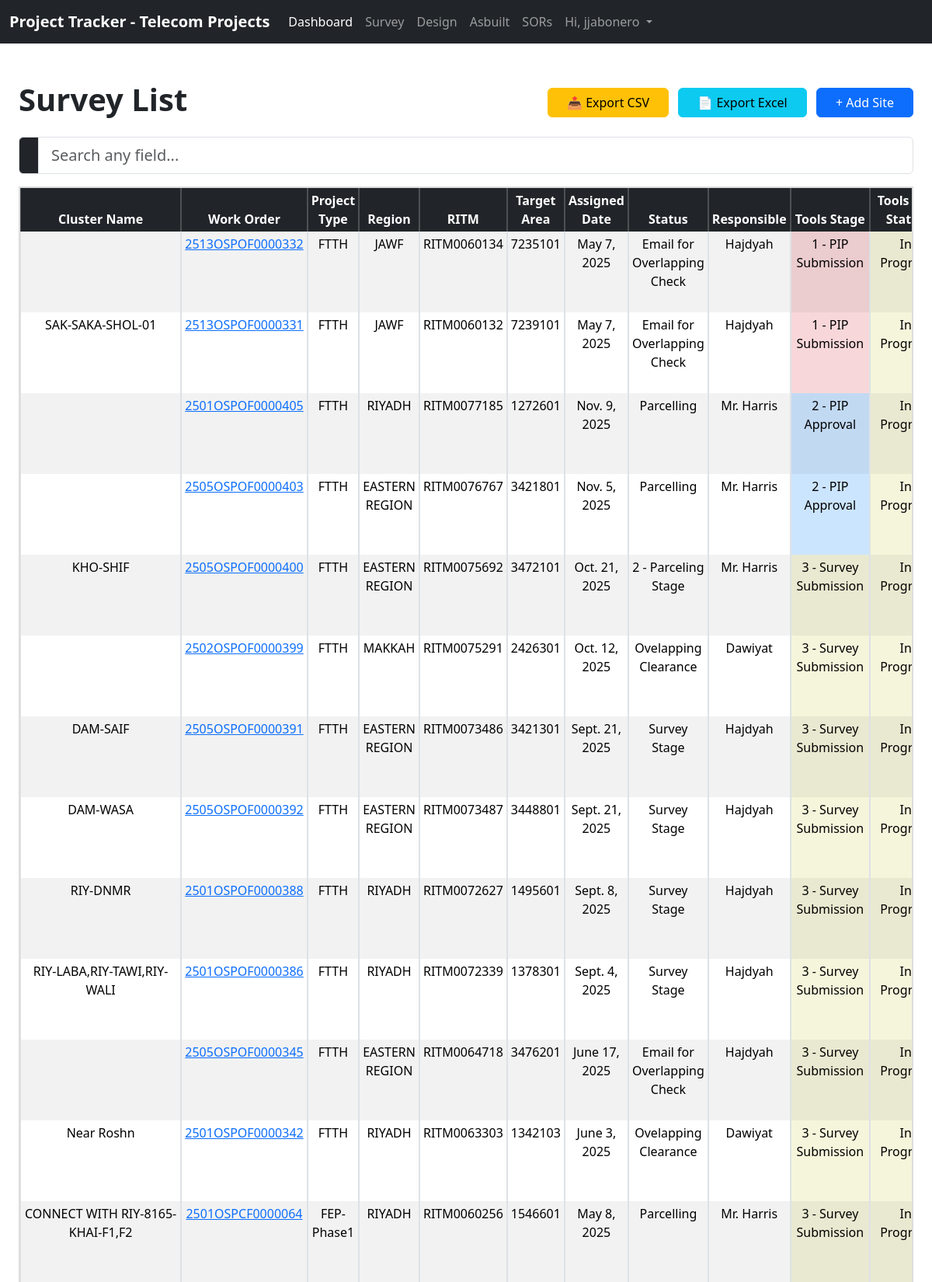
The page /survey/ (signed in, upper part) on the database its author committed.
### website/models.py (models this page shows, shortened)
class survey(models.Model):
    cluster_name = models.CharField(max_length=200, blank=True)
    work_order = models.CharField(max_length=16)
    region = models.CharField(max_length=20, blank=True)
    project_type = models.CharField(max_length=20, blank=True)
    RITM = models.CharField(max_length=11)
    target_area = models.IntegerField(blank=True, null=True)
    date_assigned = models.DateField()
    status = models.CharField(max_length=50)
    responsible = models.CharField(max_length=100)
    tools = models.CharField(max_length=50)
    wo_status = models.CharField(max_length=50)
    priority = models.CharField(max_length=20)
    remarks = models.TextField(blank=True)
    updated_at = models.DateTimeField(auto_now=True)
    updated_by = models.ForeignKey(
        User, on_delete=models.SET_NULL, null=True, blank=True
    )

### website/views.py (the view)
# urls.py: path('survey/', views.survey_list, name='survey'),
def survey_list(request):
    surveys = survey.objects.all().order_by('tools')
    if request.method == 'POST':
        username = request.POST['username']
        password = request.POST['password']
        user = authenticate(request, username=username, password=password)
        if user is not None:
            login(request, user)
            messages.success(request, "You have logged in!")
            return redirect('survey')
        else:
            messages.success(
                request, "Username does not Exist, Please register for an account.")
            return redirect('home')
    else:
        return render(request, 'survey.html', {'surveys': surveys})

### website/templates/survey.html (shortened to what this page needs)
{% extends 'base.html' %}
{% load tz %}
{% block content %}
{% if user.is_authenticated %}
{% load static %}
<div class="container-fluid px-4">
    <div class="d-flex justify-content-between align-items-center mt-4">
        <h1 class="fw-bold">Survey List</h1>
        <div>
            <a class="btn btn-warning px-4 me-2" href="{% url 'export_survey_csv' %}">
                📤 Export CSV
            </a>
            <a class="btn btn-info px-4 me-2" href="{% url 'export_survey_excel' %}">
                📄 Export Excel
            </a>
            <a class="btn btn-primary px-4" href="#">
                + Add Site
            </a>
        </div>
    </div>
    <div class="input-group my-3">
        <span class="input-group-text bg-dark text-white"></span>
        <input id="searchInput" type="search" class="form-control form-control-lg rounded-end"
            placeholder="Search any field... ">
    </div>
    <div class="table-container">
        <table class="table text-center table-striped table-hover table-bordered table-sm">
            <thead class="table-dark sticky-header">
                <tr>
                    <th>Cluster Name</th>
                    <th>Work Order</th>
                    <th>Project Type</th>
                    <th>Region</th>
                    <th>RITM</th>
                    <th>Target Area</th>
                    <th>Assigned Date</th>
                    <th>Status</th>
                    <th>Responsible</th>
                    <th>Tools Stage</th>
                    <th>Tools WO Status</th>
                </tr>
            </thead>
            <tbody id="surveyTable">
                {% if surveys %}
                {% for survey in surveys %}
                <tr>
                    <td>{{ survey.cluster_name }}</td>
                    <td><a href="{% url 'survey_detail' survey.id %}">{{ survey.work_order }}</a></td>
                    <td>{{ survey.project_type }}</td>
                    <td>{{ survey.region }}</td>
                    <td>{{ survey.RITM }}</td>
                    <td>{{ survey.target_area }}</td>
                    <td>{{ survey.date_assigned }}</td>
                    <td class="
                ">{{ survey.status }}</td>
                    <td>{{ survey.responsible }}</td>
                    <td class="
                    {% if 'pip submission' in survey.tools|lower %}tools-pip-submission
                    {% elif 'pip approval' in survey.tools|lower %}tools-pip-approval
                    {% elif 'survey submission' in survey.tools|lower %}tools-survey-submission
                    {% elif 'survey approval' in survey.tools|lower %}tools-survey-approval
                    {% elif 'completed' in survey.tools|lower %}tools-completed
                    {% elif 'for cancellation' in survey.tools|lower %}tools-for-cancellation
                    {% elif 'cancelled' in survey.tools|lower %}tools-cancelled
                    {% endif %}
                    ">
                        {{ survey.tools }}
                    </td>
                    <td class="
                    {% if survey.wo_status == 'In Progress' %}wo-in-progress
                    {% elif survey.wo_status == 'Completed' %}wo-completed
                    {% elif survey.wo_status == 'Cancelled' %}wo-cancelled
                    {% endif %}
                ">{{ survey.wo_status }}</td>
                </tr>
                {% endfor %}
                {% endif %}
            </tbody>
        </table>
    </div>
</div>
{% endif %}
{% endblock %}

### website/templates/navbar.html (shortened to what this page needs)
<nav class="navbar navbar-expand-lg navbar-dark bg-dark">
    <div class="container-fluid">
        <a class="navbar-brand" href="{% url 'home' %}"><strong>Project Tracker - Telecom Projects</strong></a>
        {% if user.is_authenticated %}
        <div class="collapse navbar-collapse" id="navbarSupportedContent">
            <ul class="navbar-nav me-auto mb-4 mb-lg-0">
                <li class="nav-item">
                    <a class="nav-link active" aria-current="page" href="{% url 'home' %}">Dashboard</a>
                </li>
                <li class="nav-item">
                    <a class="nav-link" href="{% url 'survey' %}">Survey</a>
                </li>
                <li class="nav-item">
                    <a class="nav-link" href="#">Design</a>
                </li>
                <li class="nav-item">
                    <a class="nav-link" href="#">Asbuilt</a>
                </li>
                <li class="nav-item">
                    <a class="nav-link" href="#">SORs</a>
                </li>
                <li class="nav-item dropdown">
                    <a class="nav-link dropdown-toggle" href="#" role="button" data-bs-toggle="dropdown"
                        aria-expanded="false">
                        Hi, {{ user.username }}
                    </a>
                </li>
            </ul>
        </div>
        {% endif %}
    </div>
</nav>

### static/css/styles.css (style rules this page uses)
.wo-in-progress { background-color: beige !important; }
.tools-pip-submission { background-color: #f8d7da !important; }
.tools-pip-approval { background-color: #cce5ff !important; }
.tools-survey-submission { background-color: beige !important; }

### website/templates/base.html (style rules this page uses)
thead th { position: sticky; top: 140px; z-index: 998; background: #212529 !important; color: white !important; }
.table-container { max-height: 70vh; overflow-y: auto; }

### website/templates/survey.html (style rules this page uses)
.table-container { max-height: 70vh; overflow-y: auto; border: 2px solid #ddd; }
.table-container table { border-collapse: separate; border-spacing: 0; }
.sticky-header th { position: sticky; top: 0; z-index: 20; background: #212529 !important; color: white !important; }

### rows shown on the page
survey: work_order "2513OSPOF0000332", project_type "FTTH", region "JAWF", RITM "RITM0060134", target_area "7235101", date_assigned "May 7, 2025", status "Email for Overlapping Check", responsible "Hajdyah", tools "1 - PIP Submission", wo_status "In…"
survey: cluster_name "SAK-SAKA-SHOL-01", work_order "2513OSPOF0000331", project_type "FTTH", region "JAWF", RITM "RITM0060132", target_area "7239101", date_assigned "May 7, 2025", status "Email for Overlapping Check", responsible "Hajdyah", tools "1 - PIP Submission", wo_status "In…"
survey: work_order "2501OSPOF0000405", project_type "FTTH", region "RIYADH", RITM "RITM0077185", target_area "1272601", date_assigned "Nov. 9, 2025", status "Parcelling", responsible "Mr. Harris", tools "2 - PIP Approval", wo_status "In…"
survey: work_order "2505OSPOF0000403", project_type "FTTH", region "EASTERN REGION", RITM "RITM0076767", target_area "3421801", date_assigned "Nov. 5, 2025", status "Parcelling", responsible "Mr. Harris", tools "2 - PIP Approval", wo_status "In…"
survey: cluster_name "KHO-SHIF", work_order "2505OSPOF0000400", project_type "FTTH", region "EASTERN REGION", RITM "RITM0075692", target_area "3472101", date_assigned "Oct. 21, 2025", status "2 - Parceling Stage", responsible "Mr. Harris", tools "3 - Survey Submission", wo_status "In…"
survey: work_order "2502OSPOF0000399", project_type "FTTH", region "MAKKAH", RITM "RITM0075291", target_area "2426301", date_assigned "Oct. 12, 2025", status "Ovelapping Clearance", responsible "Dawiyat", tools "3 - Survey Submission", wo_status "In…"
survey: cluster_name "DAM-SAIF", work_order "2505OSPOF0000391", project_type "FTTH", region "EASTERN REGION", RITM "RITM0073486", target_area "3421301", date_assigned "Sept. 21, 2025", status "Survey Stage", responsible "Hajdyah", tools "3 - Survey Submission", wo_status "In…"
survey: cluster_name "DAM-WASA", work_order "2505OSPOF0000392", project_type "FTTH", region "EASTERN REGION", RITM "RITM0073487", target_area "3448801", date_assigned "Sept. 21, 2025", status "Survey Stage", responsible "Hajdyah", tools "3 - Survey Submission", wo_status "In…"
survey: cluster_name "RIY-DNMR", work_order "2501OSPOF0000388", project_type "FTTH", region "RIYADH", RITM "RITM0072627", target_area "1495601", date_assigned "Sept. 8, 2025", status "Survey Stage", responsible "Hajdyah", tools "3 - Survey Submission", wo_status "In…"
survey: cluster_name "RIY-LABA,RIY-TAWI,RIY-WALI", work_order "2501OSPOF0000386", project_type "FTTH", region "RIYADH", RITM "RITM0072339", target_area "1378301", date_assigned "Sept. 4, 2025", status "Survey Stage", responsible "Hajdyah", tools "3 - Survey Submission", wo_status "In…"
survey: work_order "2505OSPOF0000345", project_type "FTTH", region "EASTERN REGION", RITM "RITM0064718", target_area "3476201", date_assigned "June 17, 2025", status "Email for Overlapping Check", responsible "Hajdyah", tools "3 - Survey Submission", wo_status "In…"
survey: cluster_name "Near Roshn", work_order "2501OSPOF0000342", project_type "FTTH", region "RIYADH", RITM "RITM0063303", target_area "1342103", date_assigned "June 3, 2025", status "Ovelapping Clearance", responsible "Dawiyat", tools "3 - Survey Submission", wo_status "In…"
survey: cluster_name "CONNECT WITH RIY-8165-KHAI-F1,F2", work_order "2501OSPCF0000064", project_type "FEP-Phase1", region "RIYADH", RITM "RITM0060256", target_area "1546601", date_assigned "May 8, 2025", status "Parcelling", responsible "Mr. Harris", tools "3 - Survey Submission", wo_status "In…"

### other values the page prints
{{ user.username }} "jjabonero"
